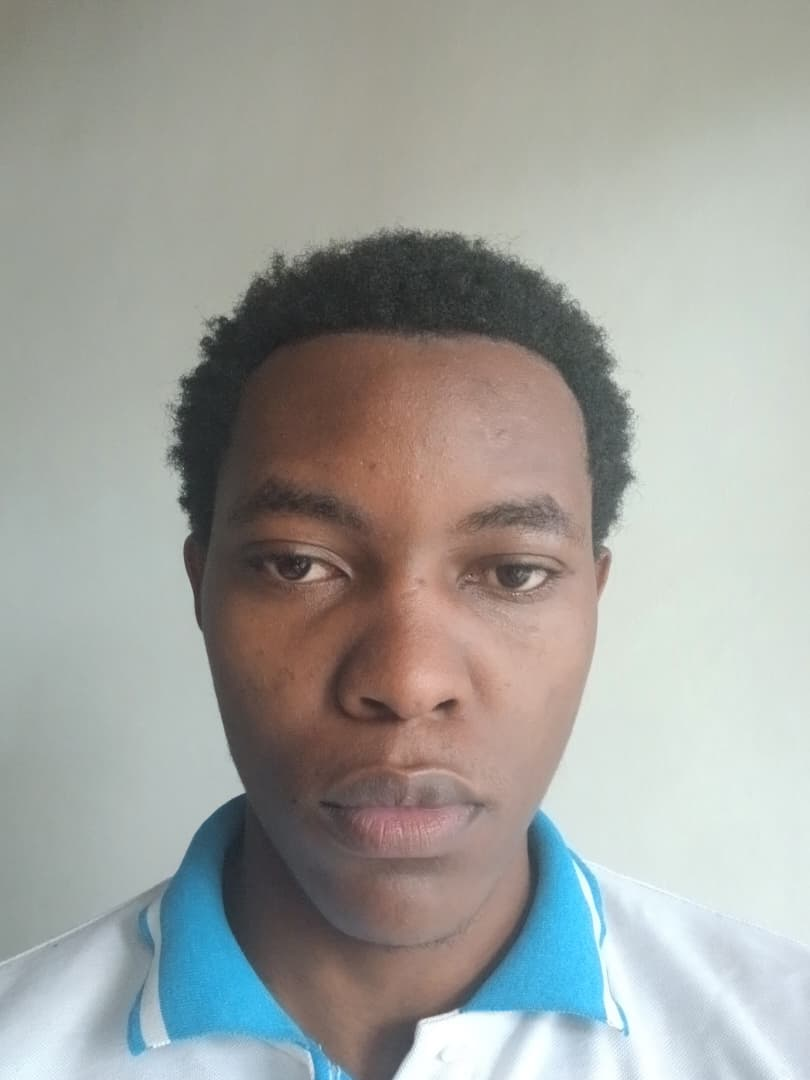
#> input picture data/unrefined/images/alain_neutral.jpg, 810 x 1080 px
$ python -i image_pipeline.py   (imports and definitions only)
#> lines starting #> are read from the running program, lines starting #| are printed output that depends on the picture
"""
image_pipeline.py

Task 2: Image Data Collection and Processing — automated pipeline.

Loads each team member's facial images (neutral, smiling, surprised),
validates naming/completeness, detects and crops faces, applies
augmentations (rotation, flip, grayscale), extracts color histogram +
HOG embedding features, and saves everything to image_features.csv.

Usage:
    python src/data/image_pipeline.py
    python src/data/image_pipeline.py --images-dir data/unrefined/images --output data/cleaned/image_features.csv

This module is import-safe: other scripts (e.g. the face recognition
model in src/models/) can `from src.data.image_pipeline import build_feature_dataframe`
and reuse the same feature extraction logic instead of duplicating it.
"""

import os
import argparse

import cv2
import numpy as np
import pandas as pd
from PIL import Image
from skimage.feature import hog

EXPRESSIONS = ["neutral", "smiling", "surprised"]

AUGMENTATIONS = {
    "original": lambda im: im,
    "rotated": lambda im: _augment_rotate(im),
    "flipped": lambda im: _augment_flip(im),
    "grayscale": lambda im: _augment_grayscale(im),
}

_face_cascade = cv2.CascadeClassifier(
    cv2.data.haarcascades + "haarcascade_frontalface_default.xml"
)


# --------------------------------------------------------------------------- #
# Step 1: Validation
# --------------------------------------------------------------------------- #
# [18 lines left out: function check_completeness, not called in this run]


# --------------------------------------------------------------------------- #
# Step 2: Face detection
# --------------------------------------------------------------------------- #
def detect_and_crop_face(pil_img: Image.Image):
    """Detect the largest face in the image; fall back to the full image."""
    img_cv = cv2.cvtColor(np.array(pil_img), cv2.COLOR_RGB2BGR)
#> img_cv is the input picture: shape (1080, 810, 3); mean B, G, R 156.8, 161.2, 159.8
    gray = cv2.cvtColor(img_cv, cv2.COLOR_BGR2GRAY)
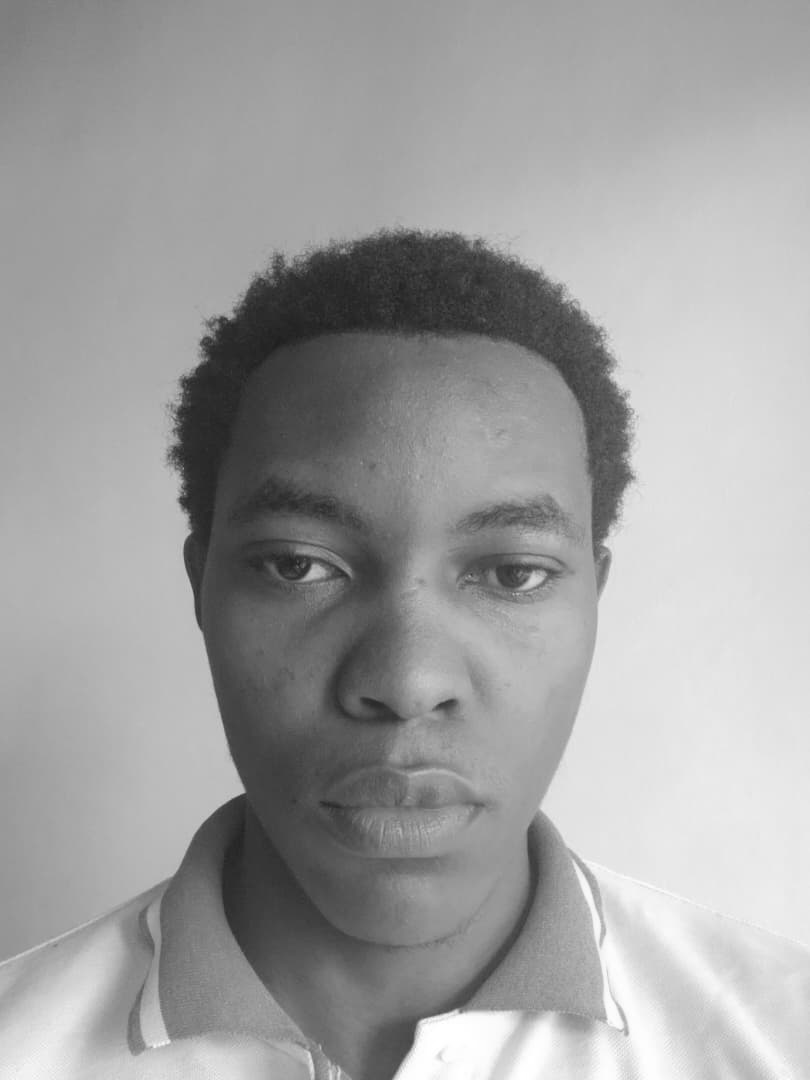
#> gray: shape (1080, 810); min 30, max 255, mean 160.3
    faces = _face_cascade.detectMultiScale(
        gray, scaleFactor=1.1, minNeighbors=5, minSize=(40, 40)
    )
#> faces = [[174, 382, 461, 461]]
    if len(faces) == 0:
        return img_cv, False
    x, y, w, h = max(faces, key=lambda f: f[2] * f[3])
#> x = 174; y = 382; w = 461; h = 461
    return img_cv[y:y + h, x:x + w], True


# --------------------------------------------------------------------------- #
# Step 3: Augmentations
# --------------------------------------------------------------------------- #
# [4 lines left out: function _augment_rotate, not called in this run]


def _augment_flip(img_cv):
    return cv2.flip(img_cv, 1)


def _augment_grayscale(img_cv):
    gray = cv2.cvtColor(img_cv, cv2.COLOR_BGR2GRAY)
    return cv2.cvtColor(gray, cv2.COLOR_GRAY2BGR)


# --------------------------------------------------------------------------- #
# Step 4: Feature extraction
# --------------------------------------------------------------------------- #
# [90 lines left out: functions extract_color_histogram, extract_hog_embedding, build_feature_dataframe, run_pipeline, main, not called in this run]


# [2 lines not run here, left out]

>>> import cv2
>>> picture = cv2.cvtColor(cv2.imread('../../data/unrefined/images/alain_neutral.jpg'), cv2.COLOR_BGR2RGB)
>>> result = detect_and_crop_face(picture)

$ run again, on data/unrefined/images/hakim_smiling.jpg
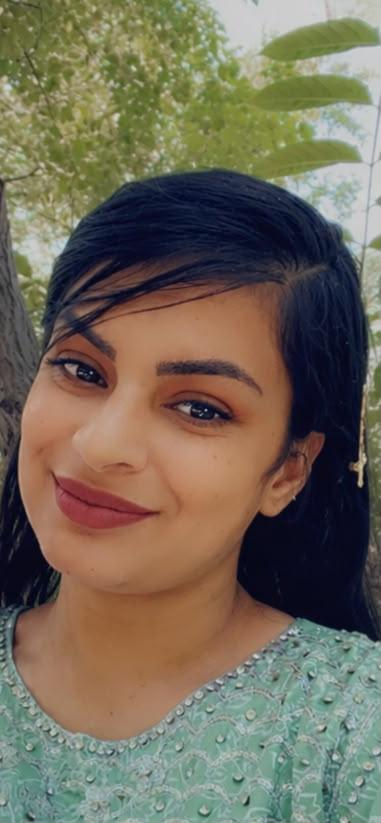
#> input picture data/unrefined/images/hakim_smiling.jpg, 381 x 823 px
#> in detect_and_crop_face, img_cv is the input picture: shape (823, 381, 3); mean B, G, R 89.9, 106, 114.5
#> in detect_and_crop_face, `gray = cv2.cvtColor(img_cv, cv2.COLOR_BGR2GRAY)`:
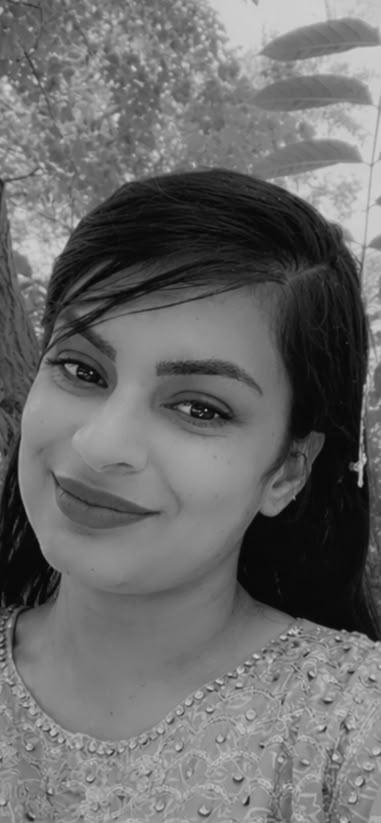
#> gray: shape (823, 381); min 1, max 212, mean 106.7
#> faces = ()

$ run again, on data/unrefined/images/hakim_surprised.jpg
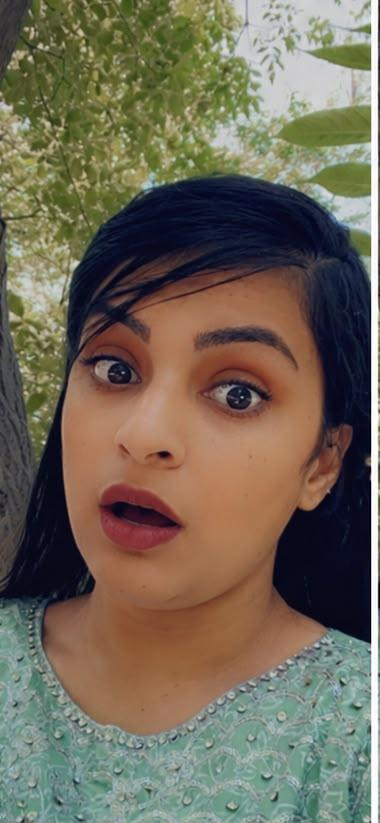
#> input picture data/unrefined/images/hakim_surprised.jpg, 380 x 823 px
#> in detect_and_crop_face, img_cv is the input picture: shape (823, 380, 3); mean B, G, R 88.5, 104.7, 113.4
#> in detect_and_crop_face, `gray = cv2.cvtColor(img_cv, cv2.COLOR_BGR2GRAY)`:
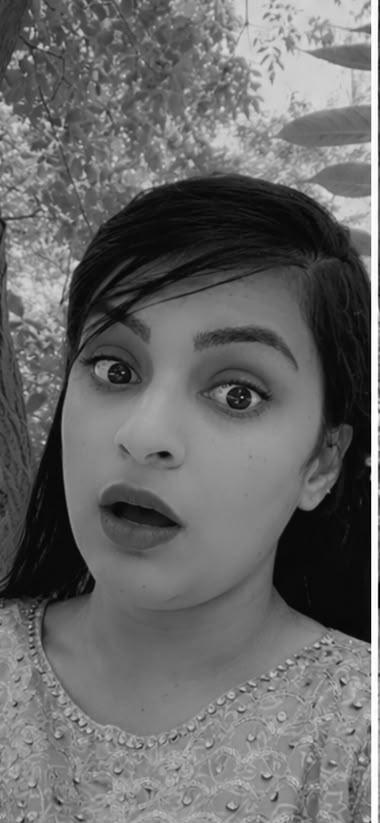
#> gray: shape (823, 380); min 0, max 255, mean 105.4
#> faces = [[310, 682, 66, 66], [9, 259, 327, 327]]
#> x = 9; y = 259; w = 327

$ run again, on data/unrefined/images/joella_neutral.jpg
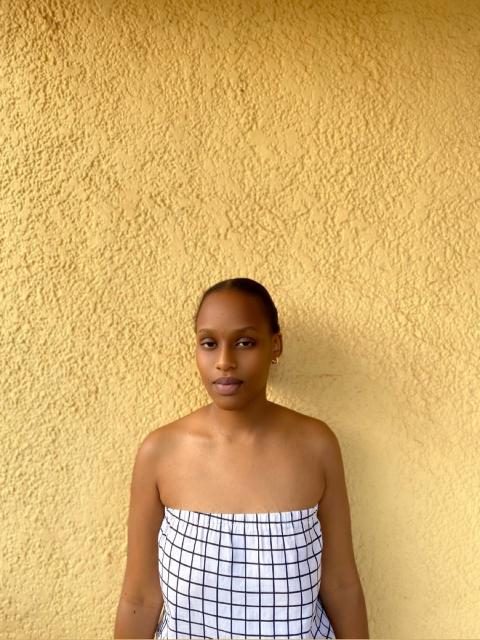
#> input picture data/unrefined/images/joella_neutral.jpg, 960 x 1280 px (shown at 1/2 size)
#> in detect_and_crop_face, img_cv is the input picture: shape (1280, 960, 3); mean B, G, R 106.7, 172.6, 211.2
#> in detect_and_crop_face, `gray = cv2.cvtColor(img_cv, cv2.COLOR_BGR2GRAY)`:
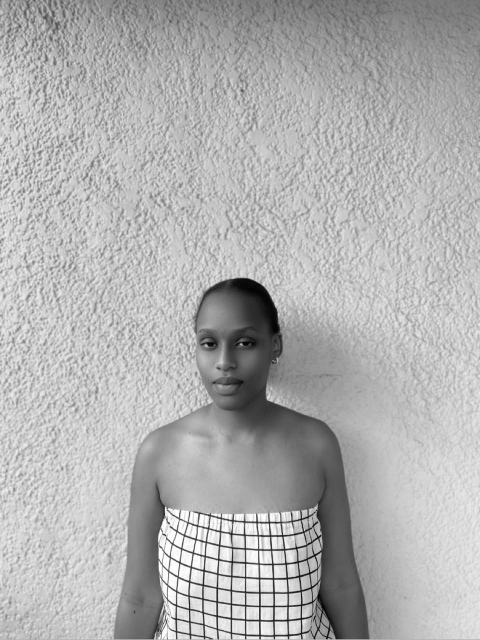
#> gray: shape (1280, 960) (shown at 1/2 size); min 1, max 255, mean 176.7
#> faces = [[361, 614, 187, 187]]
#> x = 361; y = 614; w = 187
